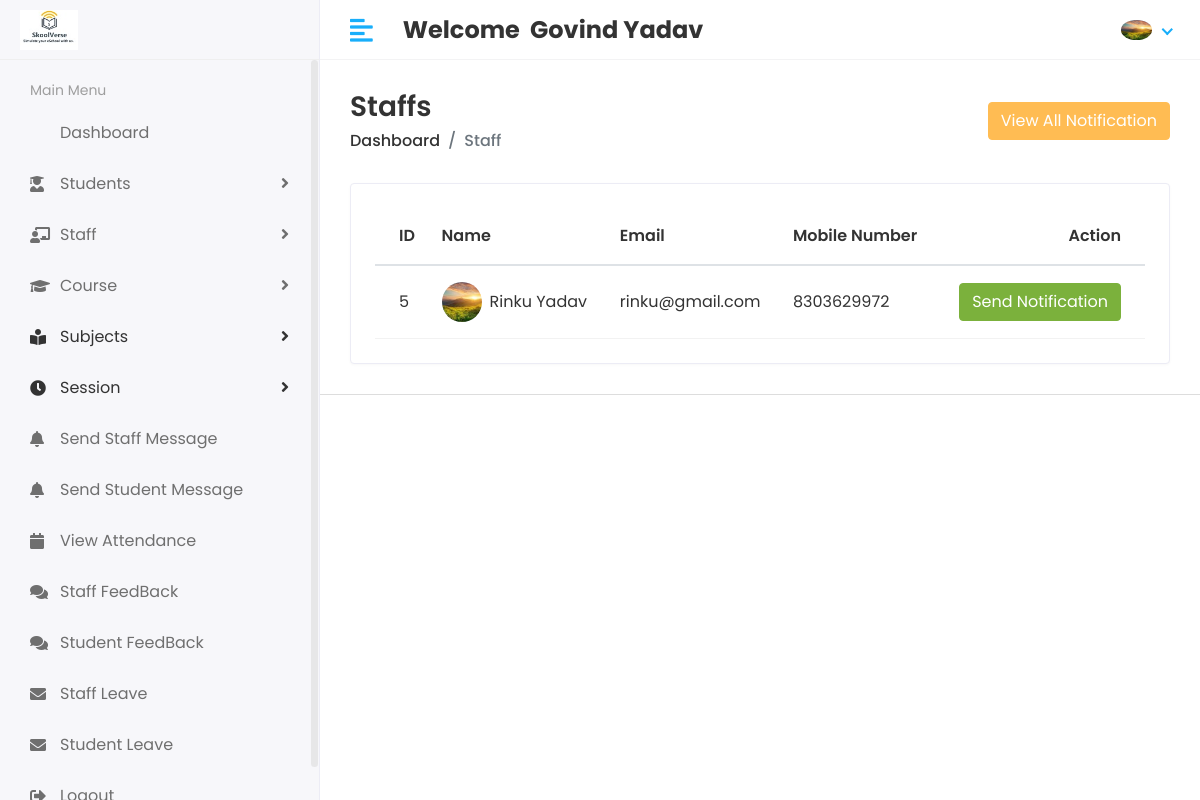
The app's page /Hod/Staff/Send_Notification (signed in) with its own data.
### app/models.py (models this page shows, shortened)
class CustomUser(AbstractUser):
    USER = (
        (1, 'HOD'),
        (2, 'STAFF'),
        (3, 'STUDENT'),
    )
    user_type = models.CharField(choices=USER, max_length=50, default=1)
    profile_pic = models.ImageField(upload_to='media/profile_pic')

class Staff(models.Model):
    admin  = models.OneToOneField(CustomUser, on_delete=models.CASCADE)
    address = models.TextField()
    gender = models.CharField(max_length=100)
    mobile_number = models.CharField(max_length=15)
    created_at = models.DateTimeField(auto_now_add=True)
    updated_at = models.DateTimeField(auto_now=True)

### student_management_project/Hod_views.py (the view)
# urls.py: path('Hod/Staff/Send_Notification', Hod_views.STAFF_SEND_NOTIFICATION, name='staff_send_notification'),
@staff_member_required(redirect_field_name='next', login_url='login')
def STAFF_SEND_NOTIFICATION(request):
    staff = Staff.objects.all()
    see_notification  = Staff_Notification.objects.all().order_by('-id')[0:5]
    context = {
        'staff':staff,
        'see_notification':see_notification
    }
    return render(request, 'Hod/staff_notification.html', context)

### templates/Hod/staff_notification.html (shortened to what this page needs)
{% extends 'base.html' %}
{% block content %}
 <div class="page-header">
               <div class="row align-items-center">
                  <div class="col">
                     <h3 class="page-title">Staffs</h3>
                     <ul class="breadcrumb">
                        <li class="breadcrumb-item"><a href="{% url 'hod_home' %}">Dashboard</a></li>
                        <li class="breadcrumb-item active">Staff</li>
                     </ul>
                  </div>
                  <div class="col-auto text-right float-right ml-auto">
                     <button type="button" class="btn btn-primary" data-toggle="modal" data-target="#exampleModalCenter">
                          View All Notification
                     </button>
                  </div>
               </div>
            </div>
            <div class="row">
               <div class="col-sm-12">
                  <div class="card card-table">
                     <div class="card-body">
                        {% if staff %}
                         <div class="table-responsive">
                           <table class="table table-hover table-center mb-0 ">
                              <thead>
                                 <tr>
                                    <th>ID</th>
                                    <th>Name</th>
                                    <th>Email</th>
                                    <th>Mobile Number</th>
                                    <th class="text-right">Action</th>
                                 </tr>
                              </thead>
                              <tbody>
                                 {% for i in staff %}
                                    <tr>
                                    <td>{{i.id}}</td>
                                    <td>
                                       <h2 class="table-avatar">
                                          <a href="student-details.html" class="avatar avatar-sm mr-2"><img
                                                class="avatar-img rounded-circle"
                                                src="/{{i.admin.profile_pic}}" alt="User Image"></a>
                                          <a href="student-details.html">{{i.admin.first_name}} {{i.admin.last_name}}</a>
                                       </h2>
                                    </td>
                                    <td>{{i.admin.email}}</td>
                                    <td>{{i.mobile_number}}</td>
                                    <td class="text-right">
                                      <button type="button" class="btn btn-success" data-toggle="modal" data-target="#send_notification_model-{{forloop.counter}}">
                                              Send Notification
                                      </button>
                                    </td>
                                 </tr>
                                {% endfor %}
                              </tbody>
                           </table>
                        </div>
                         {% else %}
                         <h4 class="text-center text-red">No Data</h4>
                        {% endif %}
                     </div>
                  </div>
               </div>
            </div>
{% endblock %}

### templates/includes/header.html (shortened to what this page needs)
{% load static %}
<div class="header">
         <div class="header-left">
            <a href="#" class="logo">
               <img src="{% static 'assets/img/logo.jpg' %}" alt="Logo">
            </a>
         </div>
         <a href="javascript:void(0);" id="toggle_btn">
            <i class="fas fa-align-left"></i>
         </a>
         <div class="top-nav-search mt-3">
           <h4><strong>Welcome &nbsp;<span>{{user.first_name}} {{user.last_name}}</span></strong></h4>
         </div>
         <ul class="nav user-menu">
            <li class="nav-item dropdown has-arrow">
               <a href="#" class="dropdown-toggle nav-link" data-toggle="dropdown">
                   {% if user.profile_pic == "" %}
                        <span class="user-img"><img class="rounded-circle" src="{% static 'assets/img/favicon.jpg' %}" width="31"
                        alt=""></span>
                   {% else %}
                        <span class="user-img"><img class="rounded-circle" src="/{{user.profile_pic}}" width="31"
                        alt=""></span>
                   {% endif %}
               </a>
            </li>
         </ul>
      </div>

### static/assets/css/style.css (style rules this page uses)
html { height: 100%; }
body { background-color: #fff; color: #333; font-family: 'Poppins', sans-serif; font-size: 1rem; height: 100%; line-height: 1.5; overflow-x: hidden; }
h1, h2, h3, h4, h5, h6 { font-family: 'Poppins', sans-serif; margin-top: 0; }
a { color: #009ce7; }
input, button, a { transition: all 0.4s ease; -moz-transition: all 0.4s ease; -o-transition: all 0.4s ease; -ms-transition: all 0.4s ease; -webkit-transition: all 0.4s ease; }
input, input:focus, button, button:focus { outline: none; }
ul, ol { padding: 0px; list-style: none; }
.table { color: #333; max-width: 100%; margin-bottom: 0; width: 100%; }
table.table td h2 { display: inline-block; font-size: inherit; font-weight: 400; margin: 0; padding: 0; vertical-align: middle; }
table.table td h2.table-avatar { align-items: center; display: inline-flex; font-size: inherit; font-weight: 400; margin: 0; padding: 0; vertical-align: middle; white-space: nowrap; }
table.table td h2 a { color: #333; }
.table thead tr th { font-weight: 600; }
.table tbody tr { border-bottom: 1px solid rgba(0, 0, 0, 0.05); }
.table.table-center td, .table.table-center th { vertical-align: middle; }
.card-table .card-body .table > thead > tr > th { border-top: 0; }
.card-table .card-body .table tr td:first-child, .card-table .card-body .table tr th:first-child { padding-left: 1.5rem; }
.card-table .card-body .table tr td:last-child, .card-table .card-body .table tr th:last-child { padding-right: 1.5rem; }
.card-table .table td, .card-table .table th { border-top: 1px solid #e2e5e8; padding: 1rem 0.75rem; white-space: nowrap; }
.btn-primary { background-color: #FFBC53; border: 1px solid #FFBC53; }
.btn-success { background-color: #7bb13c; border: 1px solid #7bb13c }
.card { border: 1px solid #ececf5; box-shadow: 0 1px 3px 0 rgba(0, 0, 0, 0.03); margin-bottom: 1.875rem; }
.card-body { padding: 1.5rem; }
.avatar { position: relative; display: inline-block; width: 3rem; height: 3rem }
.avatar > img { width: 100%; height: 100%; -o-object-fit: cover; object-fit: cover; }
.avatar-sm { width: 2.5rem; height: 2.5rem; }
.header { background-color: #fff; border-bottom: 1px solid #f3f3f4; left: 0; position: fixed; right: 0; top: 0; z-index: 1001; height: 60px; }
.header .header-left { float: left; height: 60px; padding: 0 20px; position: relative; width: 320px; z-index: 1; transition: all 0.2s ease-in-out; background-color: #f7f7fa; border-bottom: 1px solid #efefef; border-right: 1px solid #ececf5; display: flex; align-items: center; }
.header .header-left .logo { display: inline-block; line-height: 60px; }
.header .header-left .logo img { max-height: 40px; width: auto; }
.header .dropdown-toggle:after { display: none; }
.header .has-arrow .dropdown-toggle:after { border-top: 0; border-left: 0; border-bottom: 2px solid #18aefa; border-right: 2px solid #18aefa; content: ''; height: 8px; display: inline-block; pointer-events: none; -webkit-transform-origin: 66% 66%; -ms-transform-origin: 66% 66%; transform-origin: 66% 66%; -webkit-transform: rotate(45deg); -ms-transform: rotate(45deg); transform: rotate(45deg); -webkit-transition: all 0.15s ease-in-out; transition: all 0.15s ease-in-out; width: 8px; vertical-align: 0px; }
.user-menu { float: right; margin: 0; position: relative; z-index: 99; padding-right: 15px; }
.user-menu.nav > li > a { color: #a0a0a0; font-size: 14px; line-height: 58px; padding: 0 15px; height: 60px; }
.user-img { margin-right: 3px; position: relative; }
.top-nav-search { float: left; margin-left: 15px; }
.page-header { margin-bottom: 1.875rem; }
.page-header .breadcrumb { background-color: transparent; color: #6c757d; font-size: 1rem; font-weight: 500; margin-bottom: 0; padding: 0; }
.page-header .breadcrumb a { color: #333; }
.page-title { font-size: 28px; font-weight: 600; color: #333; margin-bottom: 5px; }
@media (min-width: 992px) { #toggle_btn { align-items: center; color: #18aefa; display: inline-flex; float: left; font-size: 26px; height: 60px; justify-content: center; margin-left: 15px; padding: 0 15px; } }

### records on screen
CustomUser: first_name "Govind", last_name "Yadav", profile_pic (picture)
Staff: id "5", admin.profile_pic (picture), admin.first_name "Rinku", admin.last_name "Yadav", admin.email "rinku@gmail.com", mobile_number "8303629972"
